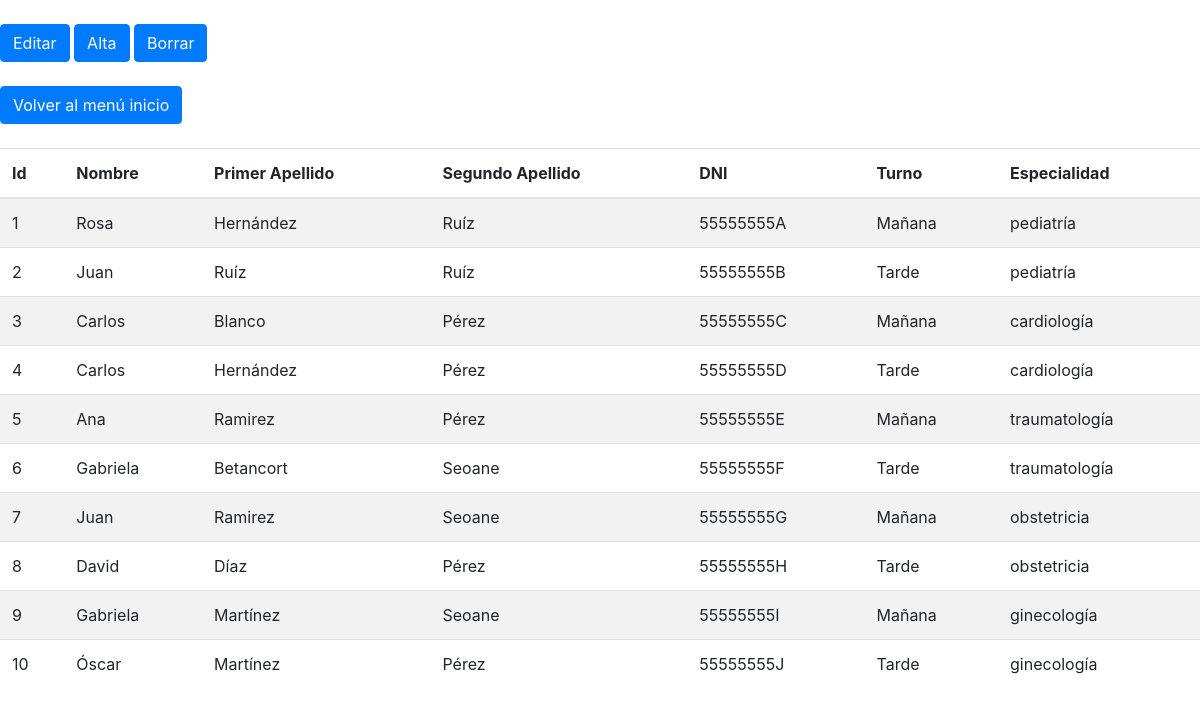
/select_medicos.php, run on the app's committed database.
### tables this page shows
CREATE TABLE Medicos(
        id_medico INT AUTO_INCREMENT,
        nombre VARCHAR(100),
        apellido1 VARCHAR(100),
        apellido2 VARCHAR(100),
        dni CHAR(9) UNIQUE NOT NULL,
        turno VARCHAR(50),
        especialidad VARCHAR(100) NOT NULL,
        PRIMARY KEY(id_medico)
    );

### select_medicos.php (the view)
<?php include "../templates/header.php"; ?>
<?php
    $config = include 'config_DB.php';
    try {
      $dsn = 'mysql:host=' . $config['db']['host'] . ';dbname=' . $config['db']['name'];
      $conexion = new PDO($dsn, $config['db']['user'], $config['db']['pass'], $config['db']['options']);
      $resultado = $conexion->query("SELECT * FROM Medicos");
      echo '<br>
      <a class="btn btn-primary" href="../templates/index_update_medicos.php">Editar</a>
            <a class="btn btn-primary" href="../templates/index_insert_medicos.php">Alta</a>
            <a class="btn btn-primary" href="../templates/index_delete_medicos.php">Borrar</a> <br><br>
            <a class="btn btn-primary" href="../templates/home.php">Volver al menú inicio</a><br><br>';
      echo '<table class="table table-striped custom-table display" id="tabla">
              <thead>
                <tr>
                  <th scope="col">Id</th>
                  <th scope="col">Nombre</th>
                  <th scope="col">Primer Apellido</th>
                  <th scope="col">Segundo Apellido</th>
                  <th scope="col">DNI</th>
                  <th scope="col">Turno</th>
                  <th scope="col">Especialidad</th>
                </tr>
              </thead>
              <tbody>';
      while ($row = $resultado->fetch()) {
        echo '<tr scope="row">';
        echo '<td>'.$row['id_medico'].'</td>';
        echo '<td>'.$row['nombre'].'</td>';
        echo '<td>'.$row['apellido1'].'</td>';
        echo '<td>'.$row['apellido2'].'</td>';
        echo '<td>'.$row['dni'].'</td>';
        echo '<td>'.$row['turno'].'</td>';
        echo '<td>'.$row['especialidad'].'</td></tr>';
      }
      echo '</tbody></table>';
    } catch(PDOException $error) {
      echo $error->getMessage();
    }
?>
<?php include "../templates/footer.php"; ?>

### data on the page
medicos: id_medico "1", nombre "Rosa", apellido1 "Hernández", apellido2 "Ruíz", dni "55555555A", turno "Mañana", especialidad "pediatría"
medicos: id_medico "2", nombre "Juan", apellido1 "Ruíz", apellido2 "Ruíz", dni "55555555B", turno "Tarde", especialidad "pediatría"
medicos: id_medico "3", nombre "Carlos", apellido1 "Blanco", apellido2 "Pérez", dni "55555555C", turno "Mañana", especialidad "cardiología"
medicos: id_medico "4", nombre "Carlos", apellido1 "Hernández", apellido2 "Pérez", dni "55555555D", turno "Tarde", especialidad "cardiología"
medicos: id_medico "5", nombre "Ana", apellido1 "Ramirez", apellido2 "Pérez", dni "55555555E", turno "Mañana", especialidad "traumatología"
medicos: id_medico "6", nombre "Gabriela", apellido1 "Betancort", apellido2 "Seoane", dni "55555555F", turno "Tarde", especialidad "traumatología"
medicos: id_medico "7", nombre "Juan", apellido1 "Ramirez", apellido2 "Seoane", dni "55555555G", turno "Mañana", especialidad "obstetricia"
medicos: id_medico "8", nombre "David", apellido1 "Díaz", apellido2 "Pérez", dni "55555555H", turno "Tarde", especialidad "obstetricia"
medicos: id_medico "9", nombre "Gabriela", apellido1 "Martínez", apellido2 "Seoane", dni "55555555I", turno "Mañana", especialidad "ginecología"
medicos: id_medico "10", nombre "Óscar", apellido1 "Martínez", apellido2 "Pérez", dni "55555555J", turno "Tarde", especialidad "ginecología"
